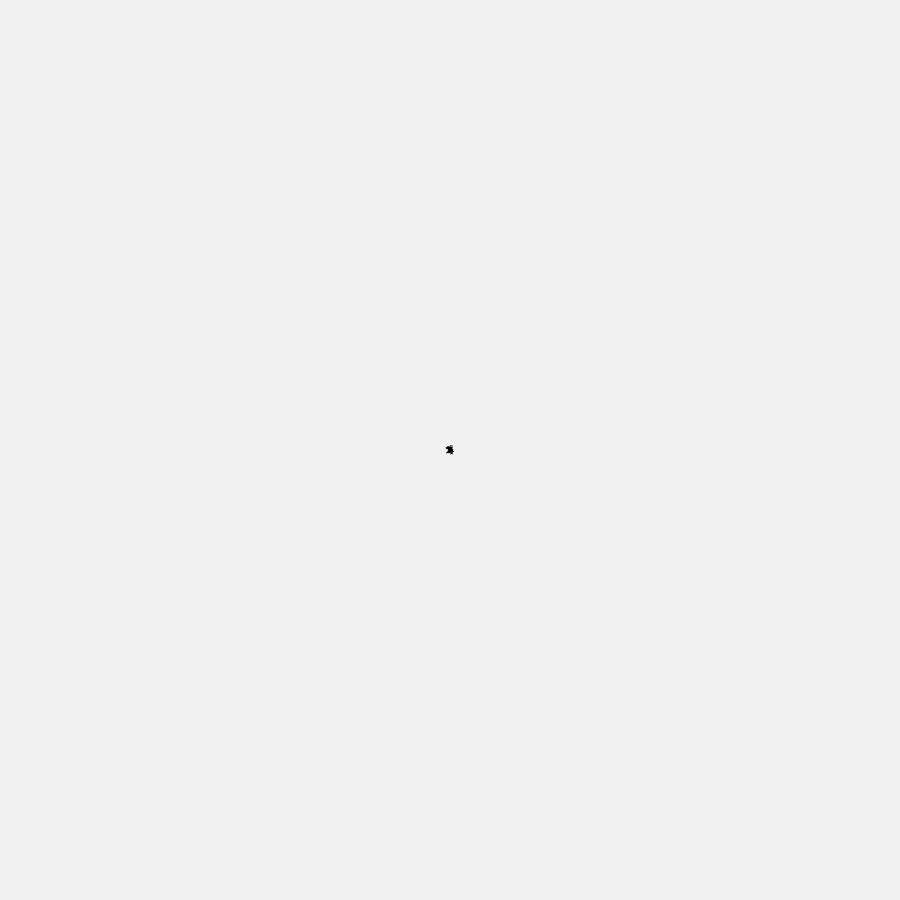
Frame 1 (no input)
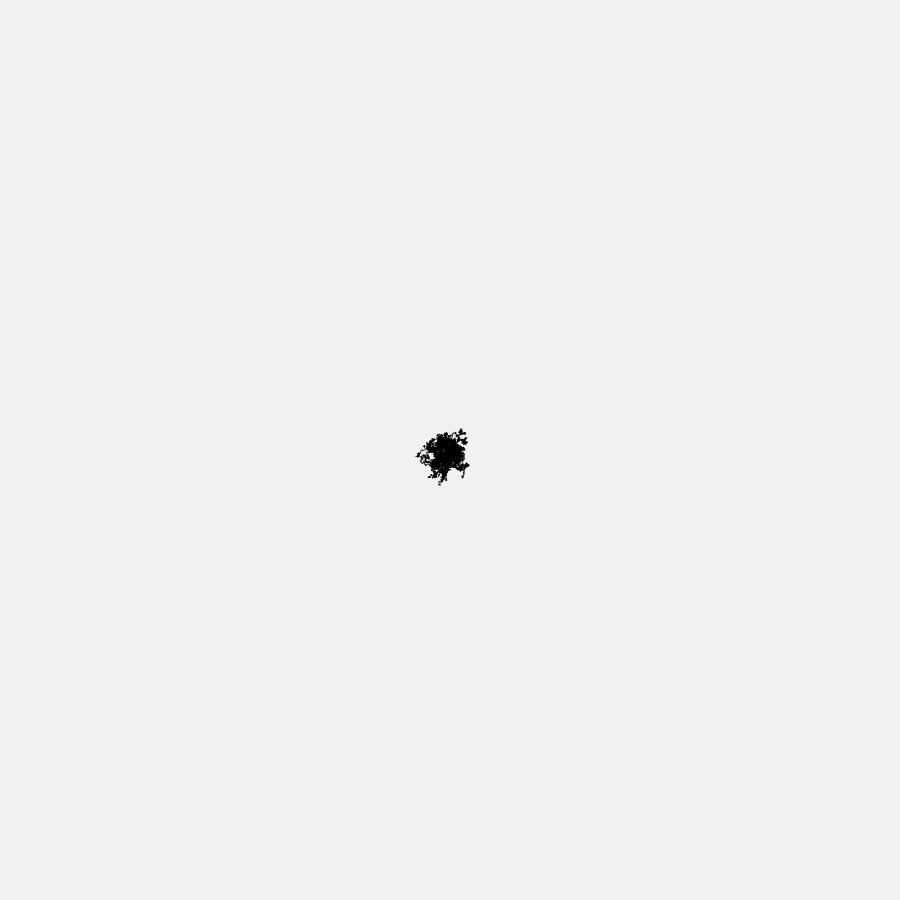
Frame 60 (the mouse pressed at the canvas centre just before this capture)
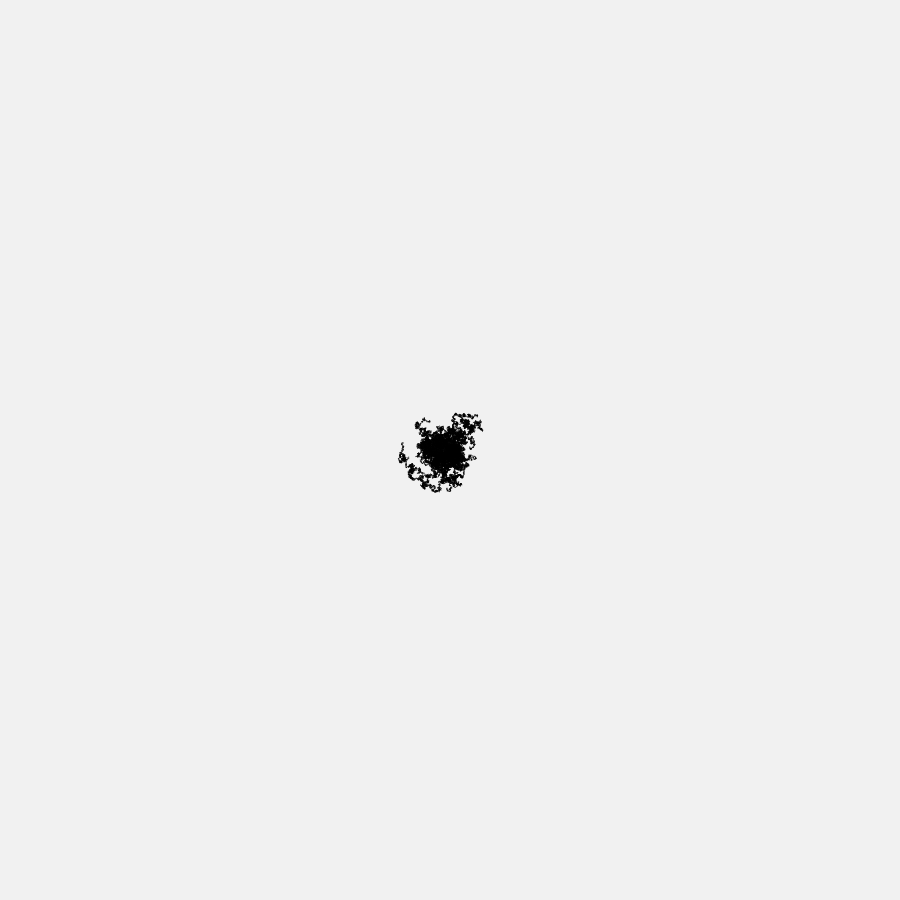
Frame 120 (the mouse held since frame 60 and released just before this capture)

The Processing sketch that drew these frames (run headless with seeded random() and noise(); from frame 60 on, the mouse is pressed at the canvas centre):

// Processing sketch: sketch_12_00_tutorial_randomwalker
// ── sketch_12_00_tutorial_randomwalker.pde
ArrayList<Walker> walkers; 
void setup() {
  size(900, 900); 
  background(#f1f1f1);
  walkers = new ArrayList<Walker>();
  for (int i = 0; i < 20; i++) {
    walkers.add(new Walker());
  }
}
void draw() {
  translate(width/2, height/2);
  rotate(radians(frameCount));
  for (int j = 0; j < 10; j++) {
    for (int i = 0; i < walkers.size(); i++) {
      Walker w = walkers.get(i);
      w.walk();
      w.display();
    }
  }
}

class Walker {
  float x;
  float y;
  Walker() {
    x = 0;
    y = 0;
  }
  void walk() {
    x = x + random(-1, 1); 
    y = y + random(-1, 1);
  }
  void display() {
    fill(0);
    noStroke();
    //strokeWeight(0.001);
    ellipse(x,y,1,1);
  }
}
